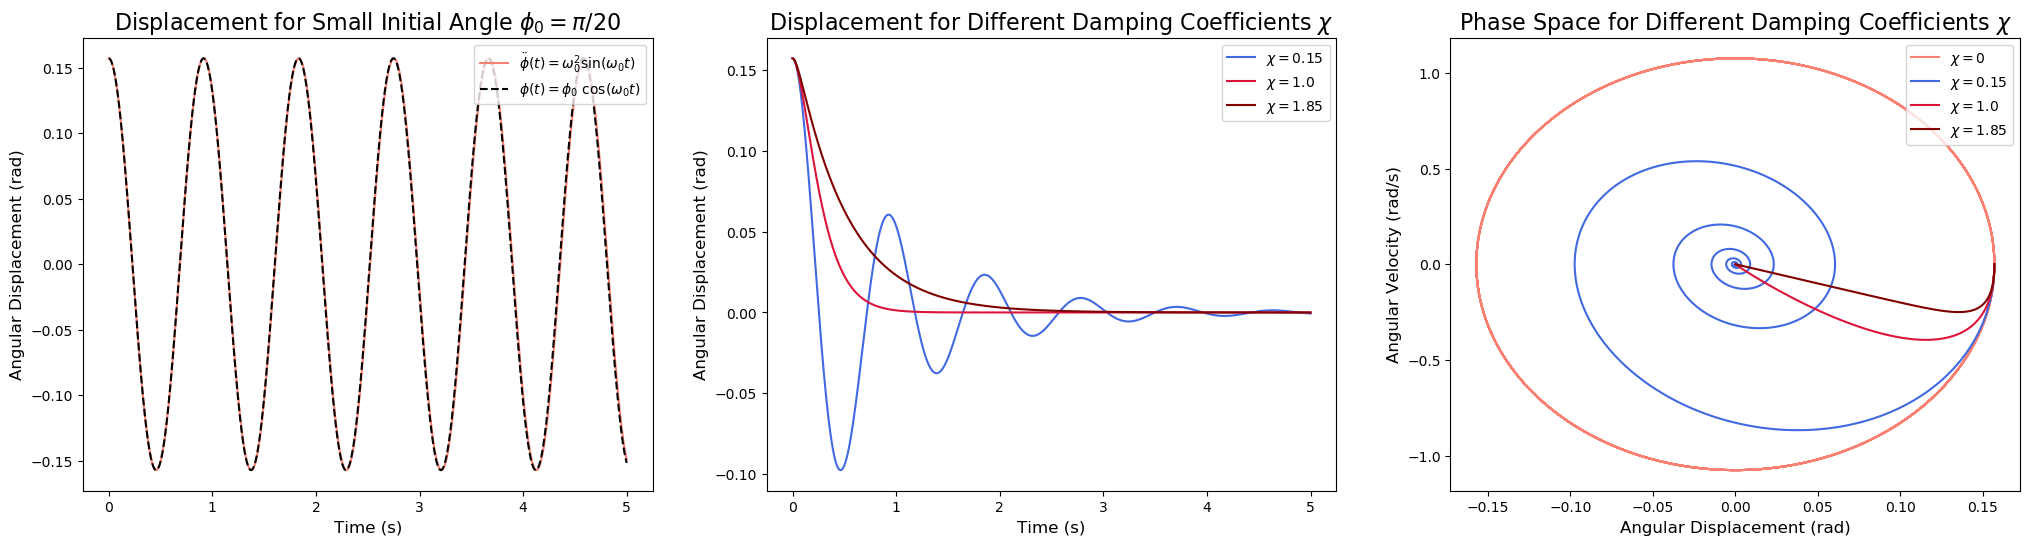

This figure's Python source:
#!/usr/bin/env python3
# -*- coding: utf-8 -*-
"""
Created on Wed Nov 20 19:47:26 2019

@author: lucasbaralt
"""

import numpy as np
from pendulumeqs import pendulum, Parameters
import matplotlib.pyplot as plt
from rungekutta4 import RK4

import pendulumplot as pp



'''

In this section I will explore the behavior for a pendulum for which 
the small angle approximation holds. I will be using the modules I have 
created elsewhere in order to decrease the run time.


'''

### =======================================================================
### Define the parameters for the natural frequency of the pendulum, 
### and for the pendulum equation.
### =======================================================================

parameters = Parameters

g = 9.8
m_1 = 0.1
m_2 = 0.2
L = 0.2
r = 0.025

L_cm = ((L/2)*(m_1) + (L+r)*m_2)/(m_1+m_2)
print(L_cm)


I = (1/3)*m_1*L*L + (L+r)**2*m_2


parameters['M'] = m_1 + m_2
print(parameters['M'])
parameters['omega_0'] = np.sqrt((parameters['M']*g*L_cm)/I)
print(parameters['omega_0'])

### ======================================================================
### Create a time interval and some initial conditions.
### ======================================================================
step = 0.001
lim = 5
num = int(lim/step)

times = np.linspace(0, lim, num +1)
initialvals = np.linspace(np.pi/15, np.pi/1.1, 3)
phi_in = np.pi/20
vel_in = 0
y_0 = np.array([phi_in, vel_in])
### Define a period for later use
T = (2*np.pi)/parameters['omega_0']

### ======================================================================
### In order to test the small angle approximation, we shall compare it 
### to the analytical solution that this approximation yields. 
### ======================================================================

smol = phi_in*np.cos(parameters['omega_0']*times)

### ======================================================================
### Calculate the numerical solution with the Runge-Kutta method.
### ======================================================================

yvals = RK4(pendulum, y_0, times, parameters)


### ======================================================================
### Plot the numerical and analytical solution to compare.
### ======================================================================

plotargs = pp.Plot_Arguments

colors = ['royalblue', 'crimson', 'maroon', 'coral', 'crimson', 'blueviolet', 'darkslategrey', 'royalblue'
          'darkgreen', 'crimson', 'maroon', 'greenyellow', 'coral', 'orangered', 'turquoise',
          'salmon']




pp.displacementplot(times, yvals, plotargs)
plt.plot(times, smol, '--', c='k', label=r'$\phi(t) = $ cos$(\omega_0 t)$')
plt.legend(loc=1)

plt.rcParams["figure.figsize"] = (8,5.33)

plt.savefig('numerical_vs_analytical_soln.png', dpi=100)
plt.show()

### ======================================================================
### Now we will plot the numerical solution for a damped pendulum, 
### using different damping coefficients. Due to the way I've defined 
### the equation in the pendulumeqs.py file, I will use the variable 
### alpha as chi, but will label that parameter as chi in the real plot.
### ======================================================================


alphavals = [0.15, 1.00, 1.85]

plotargs['title'] = r'Displacement for Different Damping Coefficients $\chi$'
plotargs['xlabel'] = 'Time (s)'
plotargs['ylabel'] = 'Angular Displacement (rad)'
plotargs['lineshape'] = '-'
plotargs['loc'] = 1

fig, axs = plt.subplots(1,3)


axs[0].plot(times, yvals[:,0], '-', color='salmon', label=r'$\ddot\phi(t) = \omega_0^2$sin$(\omega_0 t)$')
axs[0].plot(times, smol, '--', c='k', label=r'$\phi(t) = \phi_0$ cos$(\omega_0 t)$')
axs[0].legend(loc=1)
axs[0].set_title(r'Displacement for Small Initial Angle $\phi_0 = \pi/20$', fontsize=16)
axs[0].set_xlabel('Time (s)', fontsize=12)
axs[0].set_ylabel('Angular Displacement (rad)', fontsize=12)

axs[2].plot(yvals[:,0], yvals[:,1], '-', color='salmon', label=r'$\chi=0$')

for i in range(len(alphavals)):
    parameters['alpha'] = alphavals[i]
    parameters['kappa'] = parameters['alpha']*(2*parameters['omega_0'])
    chi = str(round(parameters['alpha'], 2))
    plotargs['color'] = colors[i+1]
    plotargs['graph label'] = r'$\chi =$ '+ chi 
    yvals = RK4(pendulum, y_0, times, parameters)
    axs[1].plot(times, yvals[:,0], '-', color = colors[i], label=r'$\chi = $' + chi)
    axs[2].plot(yvals[:,0], yvals[:,1], '-', color = colors[i], label=r'$\chi = $' + chi)
    
axs[1].legend(loc=1)
axs[2].legend(loc=1)
axs[1].set_title(r'Displacement for Different Damping Coefficients $\chi$', fontsize=16)
axs[1].set_xlabel('Time (s)', fontsize=12)
axs[1].set_ylabel('Angular Displacement (rad)', fontsize=12)
axs[2].set_title(r'Phase Space for Different Damping Coefficients $\chi$', fontsize=16)
axs[2].set_xlabel('Angular Displacement (rad)', fontsize=12)
axs[2].set_ylabel('Angular Velocity (rad/s)', fontsize=12)

fig.set_size_inches(25, 6)
fig.savefig('section1.png', bbox_inches='tight', dpi=100)
plt.show()




'''
plt.rcParams["figure.figsize"] = (8,5.33)
plt.savefig('damped_oscillator.png', dpi=100)
plt.show() 

### ========================================================================
### I will now plot the phase space both for the damped and undamped pendula. 
### As such, I need to change the alphavals to include chi = 0.
### ========================================================================


alphavals = [0, 0.15, 1., 1.85]

plotargs['title'] = r'Phase Space for Different Damping Coefficients $\chi$'
plotargs['xlabel'] = 'Angular Displacement (rad)'
plotargs['ylabel'] = 'Angular Velocity (rad/s)'

for i in range(len(alphavals)):
    parameters['alpha'] = alphavals[i]
    parameters['kappa'] = parameters['alpha']*(2*parameters['omega_0'])
    chi = str(round(parameters['alpha'], 2))
    plotargs['color'] = colors[i]
    plotargs['graph label'] = r'$\chi =$ '+ chi 
    yvals = RK4(pendulum, y_0, times, parameters)
    
    pp.phasespace(times, yvals, plotargs)


plt.savefig('sect1_phasespace.png', dpi=100)
plt.show()
'''





